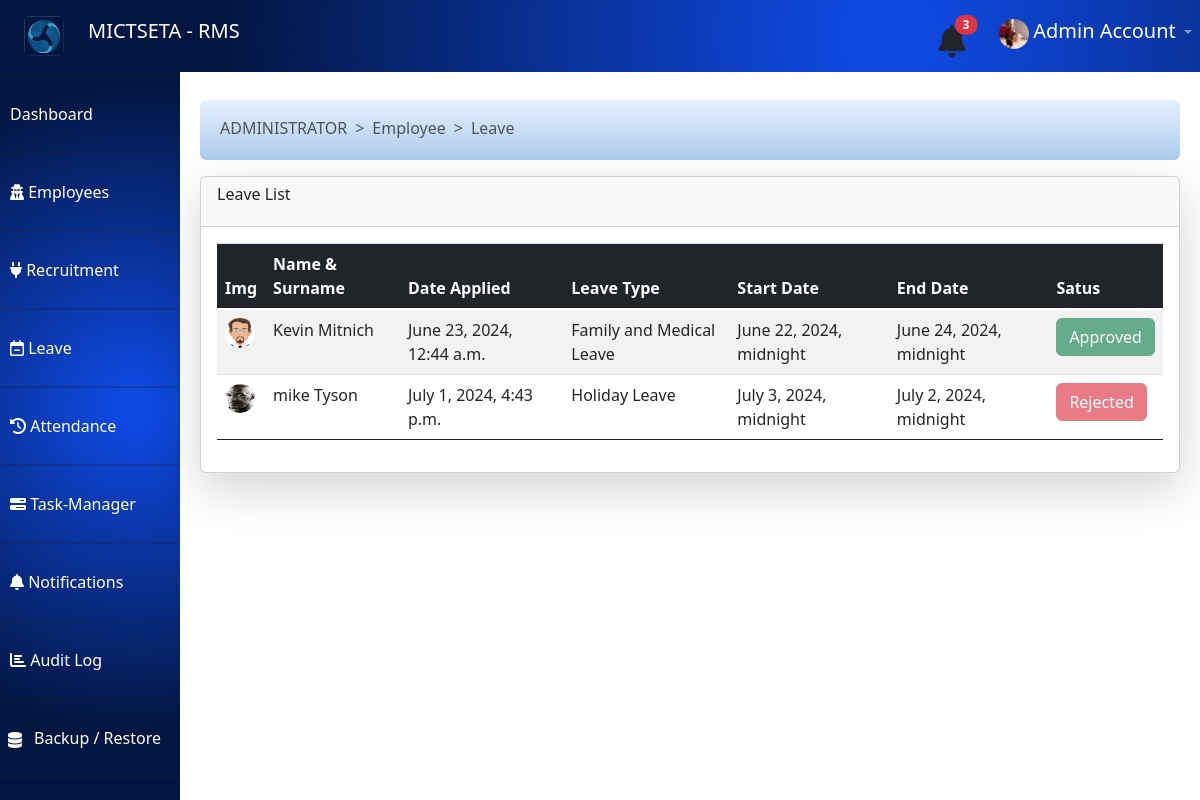
Screenshot of /dashboard/view_leave/ (signed in) with the database file from the repository.
### profiles/models.py (models this page shows, shortened)
class ProfileImage(models.Model):
	user = models.OneToOneField(User, on_delete=models.CASCADE)
	image = models.ImageField(upload_to='static/profiles/images/')
	uploaded_at = models.DateTimeField(auto_now_add=True)

class StaffProfile(models.Model):
	user = models.OneToOneField(User, on_delete=models.CASCADE)
	job_title = models.CharField(max_length=100,null=True )
	department = models.CharField(max_length=6,null=True )
	salary = models.CharField(max_length=225,null=True )
	hire_date = models.DateTimeField(auto_now_add=True)
	phone = models.CharField(max_length=6,null=True )
	idnumber =  models.CharField(max_length=13,null=False )
	gender = models.CharField(max_length=6,null=False )
	age = models.CharField(max_length=6,null=False )
	dob = models.CharField(max_length=6,null=False )

class Leave(models.Model):
	employee = models.ForeignKey(User, on_delete=models.CASCADE)
	lave_type = models.CharField(max_length=225,null=False )
	message = models.CharField(max_length=225,null=False)
	start_date = models.DateTimeField(null=False)
	end_date = models.DateTimeField(null=False)
	date = models.DateTimeField(auto_now_add=True)
	status = models.CharField(max_length=225,null=False )
	seen = models.BooleanField(null=False, default=False)

### dashboard/views.py (the view)
# urls.py: path('view_leave/', views.view_leave, name="dashboard.view_leave"),
def view_leave(request):
	if request.user.is_authenticated:
		if request.user.is_staff:
			try:
				leaves = Leave.objects.all()
				if request.user.is_superuser:
					notify_len = len(Notification.objects.filter(is_seen=False))
				else:
					notify_len = len(Notification.objects.filter(user=request.user,is_seen=False))
				return render(request, 'view_leave.html', {'leaves':leaves,'notify_len':notify_len})
			except Exception as e:
				return HttpResponse(f'view leave: {e}')
		else:
			return HttpResponse(f"<h1> Sever Error : Permission Denied </h1>")
	else:
		return redirect('render_auth_page')

### dashboard/templates/view_leave.html (shortened to what this page needs)
{% extends 'dashboard_base.html' %}
{% block breadcrumbs %}
      <li class="breadcrumb-item active" aria-current="page">Employee</li>
      <li class="breadcrumb-item active" aria-current="page">Leave</li>
{% endblock %}
{% load static %}
{% block content %}
 <div class="table-container mt-3" >
          <div class="card shadow-lg rounded" >
              <div class="card-header d-flex justify-content-between " style="height:50px;">
                <h6>Leave List</h6>
              </div>
              <div class="card-body" >
                <table id="leave" class="table table-striped table-hover" style="width:100%">
                        <thead>
                            <tr>
                               <th class="bg-dark text-white">Img</th>
                                <th class="bg-dark text-white">Name & Surname</th>
                                <th class="bg-dark text-white">Date Applied</th>
                                <th class="bg-dark text-white">Leave Type</th>
                                <th class="bg-dark text-white">Start Date</th>
                                <th class="bg-dark text-white">End Date</th>
                                <th class="bg-dark text-white">Satus</th>
                            </tr>
                        </thead>
                        <tbody>
                            {% for leave in leaves %}
                                <tr>
                                 <td><img src="{{leave.employee.profileimage.image.url}}" class="rounded-circle" alt="..." style="width:30px;height: 30px;">
                                </td>
                                <td>{{leave.employee.first_name}} {{leave.employee.last_name}}</td>
                                <td>{{leave.date}}</td>
                                <td>{{leave.lave_type}}</td>
                                <td>{{leave.start_date}}</td>
                                <td>{{leave.end_date}}</td>
                                <td>
                                    {% if leave.status == "Pending" %}
                                        <button class="btn btn-warning" disabled>{{leave.status}}</button>
                                    {% elif leave.status == "Rejected" %}
                                        <button class="btn btn-danger" disabled>{{leave.status}}</button>
                                    {% elif leave.status == "Closed" %}
                                        <button class="btn btn-info" disabled>{{leave.status}}</button>
                                    {% else %}
                                        <button class="btn btn-success" disabled>{{leave.status}}</button>
                                    {% endif %}
                                </td>
                                </tr>
                            {% endfor %}
                        </tbody>
                    </table>
                  </div>
                </div>
        </div>
{% endblock %}

### dashboard/templates/dashboard_base.html (shortened to what this page needs)
<!DOCTYPE html>
<html lang="en">
<head>
  <link href="https://cdn.jsdelivr.net/npm/bootstrap@5.0.2/dist/css/bootstrap.min.css" rel="stylesheet">
  <link href="https://stackpath.bootstrapcdn.com/bootstrap/4.5.2/css/bootstrap.min.css" rel="stylesheet">
  <link rel="stylesheet" href="https://cdnjs.cloudflare.com/ajax/libs/font-awesome/4.7.0/css/font-awesome.min.css">
  <link rel="stylesheet" href="https://cdnjs.cloudflare.com/ajax/libs/font-awesome/6.0.0-beta3/css/all.min.css">
    <link
        href=
"https://cdnjs.cloudflare.com/ajax/libs/bootstrap-datetimepicker/4.17.37/css/bootstrap-datetimepicker.min.css"
        rel="stylesheet">
  <link rel="stylesheet" href="https://cdnjs.cloudflare.com/ajax/libs/twitter-bootstrap/5.3.0/css/bootstrap.min.css">
  <link rel="stylesheet" href="https://cdn.datatables.net/2.0.8/css/dataTables.bootstrap5.css">
 {% load static %}
</head>
<body>
  <nav class="navbar navbar-expand-lg navbar-dark ">
    <a class="navbar-brand " href="#">
      <img src="{% static 'job_seeker/images/webicon.png' %}" class="rounded-2 float-start mx-4" alt="..." style="width:40px;height:40px;" >
      <span>
        MICTSETA - RMS
      </span>
    </a>
    <div class="collapse navbar-collapse" id="navbarNav">
      <ul class="navbar-nav ml-auto">
        <li class="nav-item">
          <a class="nav-link" href="#">
            <a href="{% url 'dashboard.get_notifications'%}">
              <button type="button" class="btn btn-primarys position-relative p-0 mr-4 mb-1">
               <i class="fas fa-bell fa-2x text-dark"  > </i>
               {% if user.notifications or user.is_superuser %}
                {% if notify_len %}
                <span class="position-absolute top-0 start-100 translate-middle badge rounded-pill bg-danger ">
                  {{notify_len}}
                </span>
                {% endif%}
              {% endif %}
              </button>
            </a>
          </a>
        </li>
        <li class="nav-item dropdown">
          <a class="nav-link dropdown-toggle" href="#" id="navbarDropdown" role="button" data-toggle="dropdown" aria-haspopup="true" aria-expanded="false">
           {% if user.profileimage.image %}
            <img src="{{user.profileimage.image.url}}" class="rounded-circle" alt="..." style="width:30px;height: 30px;">
            {% else %}
            <img src="{% static 'dashboard/images/default_user.jpg' %}" class="rounded-circle" alt="..." style="width:30px;height: 30px;">
           {% endif %}
            <span class="text-white " style="font-size:20px;">{{user.first_name}} {{user.last_name}}</span>
          </a>
        </li>
      </ul>
    </div>
  </nav>
  <div class="sidebar" style=" overflow-y: scroll; overflow-x:none;">
    <h2 class="text-white">Dashboard</h2>
    <hr>
    <a href="#" data-toggle="collapse" data-target="#dashboardMenu" aria-expanded="false" aria-controls="dashboardMenu">
      Dashboard
    </a>
    <hr>
{% if user.is_superuser and user.staffprofile.department == "ADMINISTRATOR" or user.is_superuser and user.staffprofile.department == "MANAGER" %}
    <a href="#" data-toggle="collapse" data-target="#usersMenu" aria-expanded="false" aria-controls="usersMenu">
      <i class="fa fa-user-secret" aria-hidden="true"></i>
       Employees
    </a>
    <hr>
{% endif %}
    <a href="#" data-toggle="collapse" data-target="#jobsMenu" aria-expanded="false" aria-controls="jobsMenu">
    <i class="fa fa-plug" aria-hidden="true"></i>  Recruitment
    </a>
    <hr>
    <a href="#" data-toggle="collapse" data-target="#settingsMenu" aria-expanded="false" aria-controls="settingsMenu">
     <i class="fa fa-calendar-minus-o" aria-hidden="true"></i>
 Leave
    </a>
    <hr>
    <a href="{% url 'dashboard.manage_attendance' %}">
      <i class="fa fa-history" aria-hidden="true"></i> Attendance
    </a>
    <hr>
    <a href="{% url 'dashboard.task_manager' %}">
      <i class="fa fa-tasks" aria-hidden="true"></i> Task-Manager
    </a>
    <hr>
    <a href="#" data-toggle="collapse" data-target="#notificationsMenu" aria-expanded="false" aria-controls="notificationsMenu">
      <i class="fas fa-bell"  > </i> Notifications {% if noty %}<span class="badge bg-danger">{{noty}}</span>{% endif %}
    </a>
    <hr>
     <a href="#" data-toggle="collapse" data-target="#aduit_logMenu" aria-expanded="false" aria-controls="aduit_logMenu">
      <i class="fas fa-bar-chart" > </i> Audit Log
    </a>
    <hr>
     <i class="fa fa-database mt-3 ml-2 position-absolute text-white" aria-hidden="true"></i>
    <a href="{% url 'dashboard.backup_database' %}" class="ml-4">
      Backup / Restore
    </a>
    <hr>
  </div>
  <div class="main-content">
    <div class="content">
      <div id="defaultPage" style="margin-top: 40px;">
        <nav style="--bs-breadcrumb-divider: '>';margin-top: 80px;" aria-label="breadcrumb" class="p-1 pt-3 rounded-2 bread-container">
          <ol class="breadcrumb px-3">
            <li class="breadcrumb-item active"> {{user.staffprofile.department}}</li>
            {% block breadcrumbs %}
            {% endblock %}
          </ol>
        </nav>
        {% block content %}
        {% endblock %}
      </div>
    </div>
  </div>
</body>
</html>

### rows the page displays
Leave: employee.profileimage.image (picture), employee.first_name "Kevin", employee.last_name "Mitnich", date "June 23, 2024, 12:44 a.m.", lave_type "Family and Medical Leave", start_date "June 22, 2024, midnight", end_date "June 24, 2024, midnight", status "Approved"
Leave: employee.profileimage.image (picture), employee.first_name "mike", employee.last_name "Tyson", date "July 1, 2024, 4:43 p.m.", lave_type "Holiday Leave", start_date "July 3, 2024, midnight", end_date "July 2, 2024, midnight", status "Rejected"

### other values shown
{{ notify_len }} "3"
{{ user.first_name }} "Admin"
{{ user.last_name }} "Account"
{{ user.staffprofile.department }} "ADMINISTRATOR"
